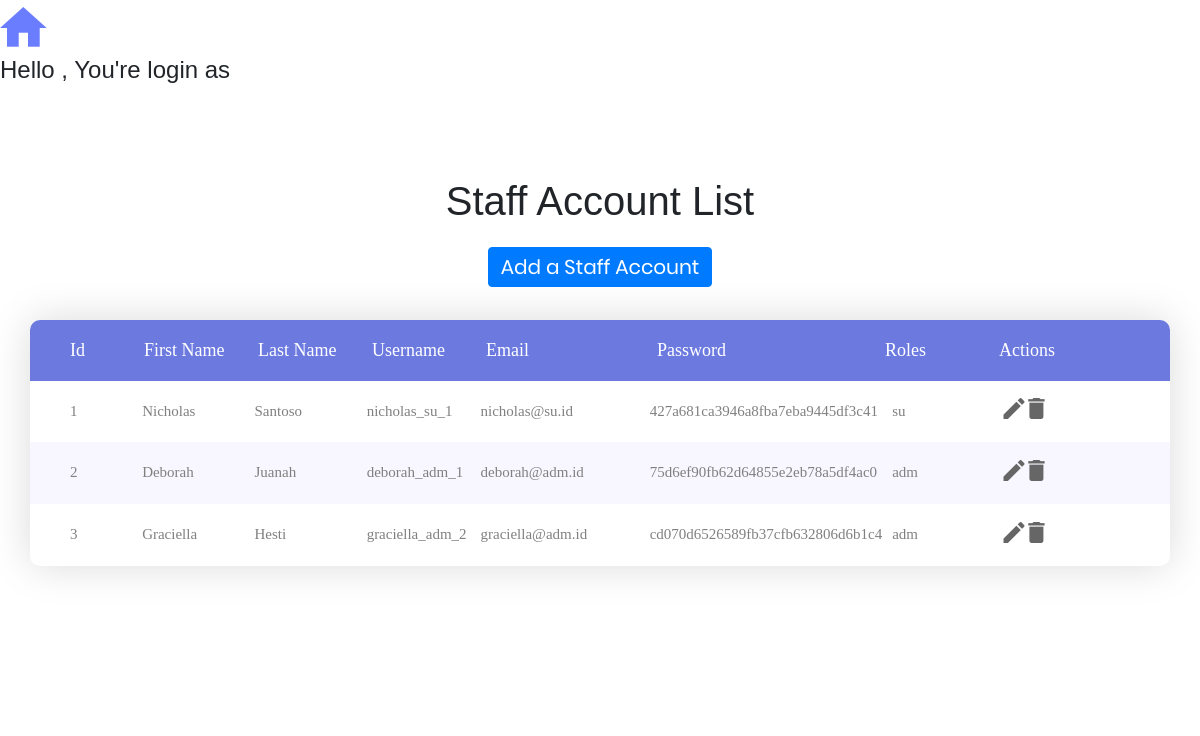
The app's page /assign_roles_details.php with its own data.
### tables this page shows
CREATE TABLE `staff` (
  `id` int(100) NOT NULL,
  `first_name` varchar(100) NOT NULL,
  `last_name` varchar(100) NOT NULL,
  `username` varchar(20) NOT NULL,
  `password` varchar(100) NOT NULL,
  `gender` varchar(7) NOT NULL,
  `email` varchar(100) NOT NULL,
  `roles` varchar(15) NOT NULL
);

### assign_roles_details.php (the view, shortened to what this page needs)
<?php
$db = new dbObj();
$connString =  $db->getConnstring();
$sess_roles = $_SESSION['roles'];
$sess_username  =$_SESSION['username'];
$id = $_SESSION['id'];
$query = "SELECT * FROM staff";
$result = mysqli_query($connString, $query);
?>
<!DOCTYPE html>
<html lang="en">
<head>
	<link rel="stylesheet" type="text/css" href="vendor/bootstrap/css/bootstrap.min.css">
	<link rel="stylesheet" type="text/css" href="fonts/font-awesome-4.7.0/css/font-awesome.min.css">
	<link rel="stylesheet" type="text/css" href="fonts/iconic/css/material-design-iconic-font.min.css">
	<link rel="stylesheet" type="text/css" href="vendor/animate/animate.css">
	<link rel="stylesheet" type="text/css" href="vendor/css-hamburgers/hamburgers.min.css">
	<link rel="stylesheet" type="text/css" href="vendor/animsition/css/animsition.min.css">
	<link rel="stylesheet" type="text/css" href="vendor/select2/select2.min.css">
	<link rel="stylesheet" type="text/css" href="vendor/daterangepicker/daterangepicker.css">
	<link rel="stylesheet" type="text/css" href="vendor/perfect-scrollbar/perfect-scrollbar.css">
	<link rel="stylesheet" type="text/css" href="css/util.css">
	<link rel="stylesheet" type="text/css" href="css/main.css">
	<link rel="stylesheet" type="text/css" href="css/main_table.css">
</head>
<body>
<?php
    echo "<button><a href='home.php?id=$id'><i class='zmdi zmdi-home zmdi-hc-4x'></i></a></button>
	"?>
	<h4>Hello <?php echo "$sess_username"; ?>, You're login as <?php if ($sess_roles=="su"){
                        }?></h4>
	<div class="mt-5">
		<div class="container-fluid">
			<div class="row">
				?><br><br>
			</div>
			<div class="row">
				<div class="col-lg-12 text-center">
					<h1>Staff Account List</h1>
				</div>
			</div>
			<div class="row">
				<div class="col-lg-12 text-center">
					<br>
					<button type="button" class="btn btn-primary"><a href="add_account_staff.php"><h5 style="color:white">Add a Staff Account</h5></a></button>
				</div>
			</div>
			<div class="row">
					<div class="container-table100">
						<div class="wrap-table100">
							<div class="table100 ver1 m-b-110">
								<div class="table100-head">
									<table>
										<thead>
											<tr class="row-100 head">
												<th class="cell100 column1">Id</th>
												<th class="cell100 column2">First Name</th>
												<th class="cell100 column3">Last Name</th>
												<th class="cell100 column4">Username</th>
												<th class="cell100 column5">Email</th>
												<th class="cell100 column6">Password</th>
												<th class="cell100 column7">Roles</th>
												<th class="cell100 column8">Actions</th>
											</tr>
										</thead>
									</table>
								</div>
								<div class="table100-body js-pscroll">
									<table>
										<tbody>
											<?php
											while ($row = mysqli_fetch_array($result)){
												$id_account = $row['id'];
												$first_name = $row['first_name'];
												$last_name = $row['last_name'];
												$username = $row['username'];
												$email = $row['email'];
												$password = $row['password'];
												$roles = $row['roles'];
												echo "
												<tr class='row100 body'>
													<td class='cell100 column1'>$id_account</td>
													<td class='cell100 column2'>$first_name</td>
													<td class='cell100 column3'>$last_name</td>
													<td class='cell100 column4'>$username</td>
													<td class='cell100 column5'>$email</td>
													<td class='cell100 column6'>$password</td>
													<td class='cell100 column7'>$roles</td>
													<td class='cell100 column8'>
													<button><a href='edit_profile_list_staff.php?id=$id_account'><i class='zmdi zmdi-edit zmdi-hc-2x'></i></a></button>
													<button><a href='delete_account_staff.php?id=$id_account'><i class='zmdi zmdi-delete zmdi-hc-2x'></i></a></button>
													</td>
												</tr>
											";
											} ?>
										</tbody>
									</table>
								</div>
							</div>
						</div>
					</div>
			</div>
		</div>
	</div>
</body>
</html>

### css/main.css (style rules this page uses)
* { margin: 0px; padding: 0px; box-sizing: border-box; }
body, html { height: 100%; font-family: Poppins-Regular, sans-serif; }
a { font-family: Poppins-Regular; font-size: 14px; line-height: 1.7; color: #666666; margin: 0px; transition: all 0.4s; -webkit-transition: all 0.4s; -o-transition: all 0.4s; -moz-transition: all 0.4s; }
h1,h2,h3,h4,h5,h6 { margin: 0px; }
button { outline: none !important; border: none; background: transparent; }

### css/main_table.css (style rules this page uses)
* { margin: 0px; padding: 0px; box-sizing: border-box; }
body, html { height: 100%; font-family: sans-serif; }
a { margin: 0px; transition: all 0.4s; -webkit-transition: all 0.4s; -o-transition: all 0.4s; -moz-transition: all 0.4s; }
h1,h2,h3,h4,h5,h6 { margin: 0px; }
button { outline: none !important; border: none; background: transparent; }
.js-pscroll { position: relative; overflow: hidden; }
.container-table100 { width: 100%; min-height: 50vh; background: #fff; display: -webkit-box; display: -webkit-flex; display: -moz-box; display: -ms-flexbox; display: flex; align-items: center; justify-content: center; flex-wrap: wrap; padding: 33px 30px; }
.wrap-table100 { width: 1280px; }
.table100 { background-color: #fff; }
table { width: 100%; }
th, td { font-weight: unset; padding-right: 10px; }
.column1 { width: 10%; padding-left: 40px; }
.column2 { width: 10%; }
.column3 { width: 10%; }
.column4 { width: 10%; }
.column5 { width: 15%; }
.column6 { width: 20%; }
.column7 { width: 10%; }
.column8 { width: 15%; }
.table100-head th { padding-top: 18px; padding-bottom: 18px; }
.table100-body td { padding-top: 15px; padding-bottom: 15px; }
.table100 { position: relative; padding-top: 60px; }
.table100-head { position: absolute; width: 100%; top: 0; left: 0; }
.table100-body { max-height: 585px; overflow: auto; }
.table100.ver1 th { font-family: Lato-Bold; font-size: 18px; color: #fff; line-height: 1.4; background-color: #6c7ae0; }
.table100.ver1 td { font-family: Lato-Regular; font-size: 15px; color: #808080; line-height: 1.4; }
.table100.ver1 .table100-body tr:nth-child(even) { background-color: #f8f6ff; }
.table100.ver1 { border-radius: 10px; overflow: hidden; box-shadow: 0 0px 40px 0px rgba(0, 0, 0, 0.15); -moz-box-shadow: 0 0px 40px 0px rgba(0, 0, 0, 0.15); -webkit-box-shadow: 0 0px 40px 0px rgba(0, 0, 0, 0.15); -o-box-shadow: 0 0px 40px 0px rgba(0, 0, 0, 0.15); -ms-box-shadow: 0 0px 40px 0px rgba(0, 0, 0, 0.15); }

### records on screen
staff: id "1", first_name "Nicholas", last_name "Santoso", username "nicholas_su_1", email "nicholas@su.id", password "427a681ca3946a8fba7eba9445df3c41", roles "su"
staff: id "2", first_name "Deborah", last_name "Juanah", username "deborah_adm_1", email "deborah@adm.id", password "75d6ef90fb62d64855e2eb78a5df4ac0", roles "adm"
staff: id "3", first_name "Graciella", last_name "Hesti", username "graciella_adm_2", email "graciella@adm.id", password "cd070d6526589fb37cfb632806d6b1c4", roles "adm"
